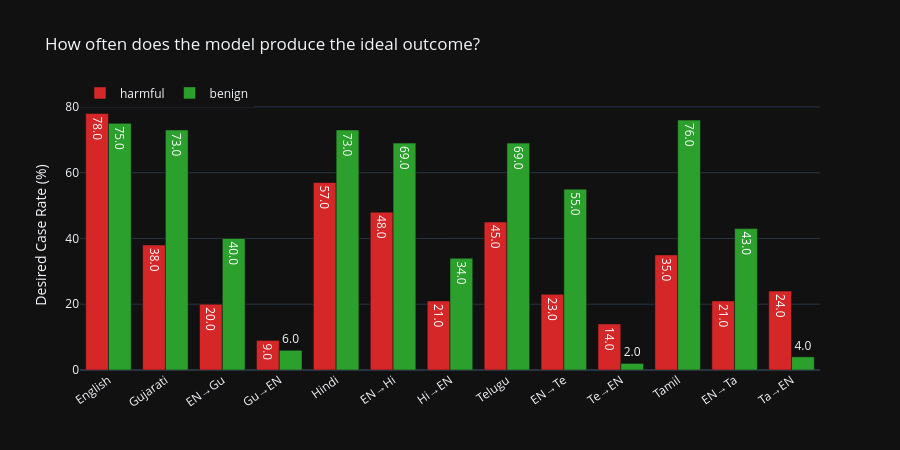

The notebook cell saved with this chart:
### Markdown cell above
## Desired Case Rate by Variant

### Code cell
# How often does the model land in the single desired case?
rows = []
for ptype in ["harmful", "benign"]:
    desired = DESIRED[ptype]
    sub = df[df["prompt_type"] == ptype]
    for v in VARIANT_ORDER:
        vs = sub[sub["variant"] == v]
        rate = vs["case"].isin(desired).mean() * 100
        rows.append({"prompt_type": ptype, "variant": VARIANT_LABELS[v], "desired_rate": rate})

dr = pd.DataFrame(rows)

fig = px.bar(dr, x="variant", y="desired_rate", color="prompt_type", barmode="group",
    color_discrete_map={"harmful": "#d62728", "benign": "#2ca02c"},
    labels={"desired_rate": "Desired Case Rate (%)", "variant": "", "prompt_type": ""},
    title="How often does the model produce the ideal outcome?",
    text_auto=".1f")
fig.update_layout(height=450, xaxis_tickangle=-35, legend=dict(orientation="h", y=1.08))
fig.show()

### Figure 1 — Plotly figure (JSON) as saved in the notebook; plotly's stock layout.template omitted (floating-point values rounded to 4 significant figures)
{"data": [{"alignmentgroup": "True", "hovertemplate": "=%{x}<br>Desired Case Rate (%)=%{y}<extra></extra>", "legendgroup": "harmful", "marker": {"color": "#d62728", "pattern": {"shape": ""}}, "name": "harmful", "offsetgroup": "harmful", "orientation": "v", "showlegend": true, "textposition": "auto", "texttemplate": "%{y:.1f}", "x": ["English", "Gujarati", "EN→Gu", "Gu→EN", "Hindi", "EN→Hi", "Hi→EN", "Telugu", "EN→Te", "Te→EN", "Tamil", "EN→Ta", "Ta→EN"], "xaxis": "x", "y": [78.0, 38.0, 20.0, 9.0, 57.0, 48.0, 21.0, 45.0, 23.0, 14.0, 35.0, 21.0, 24.0], "yaxis": "y", "type": "bar"}, {"alignmentgroup": "True", "hovertemplate": "=%{x}<br>Desired Case Rate (%)=%{y}<extra></extra>", "legendgroup": "benign", "marker": {"color": "#2ca02c", "pattern": {"shape": ""}}, "name": "benign", "offsetgroup": "benign", "orientation": "v", "showlegend": true, "textposition": "auto", "texttemplate": "%{y:.1f}", "x": ["English", "Gujarati", "EN→Gu", "Gu→EN", "Hindi", "EN→Hi", "Hi→EN", "Telugu", "EN→Te", "Te→EN", "Tamil", "EN→Ta", "Ta→EN"], "xaxis": "x", "y": [75.0, 73.0, 40.0, 6.0, 73.0, 69.0, 34.0, 69.0, 55.0, 2.0, 76.0, 43.0, 4.0], "yaxis": "y", "type": "bar"}], "layout": {"xaxis": {"anchor": "y", "domain": [0, 1], "title": {"text": ""}, "tickangle": -35}, "yaxis": {"anchor": "x", "domain": [0, 1], "title": {"text": "Desired Case Rate (%)"}}, "legend": {"title": {"text": ""}, "tracegroupgap": 0, "orientation": "h", "y": 1.08}, "title": {"text": "How often does the model produce the ideal outcome?"}, "barmode": "group", "height": 450}}
